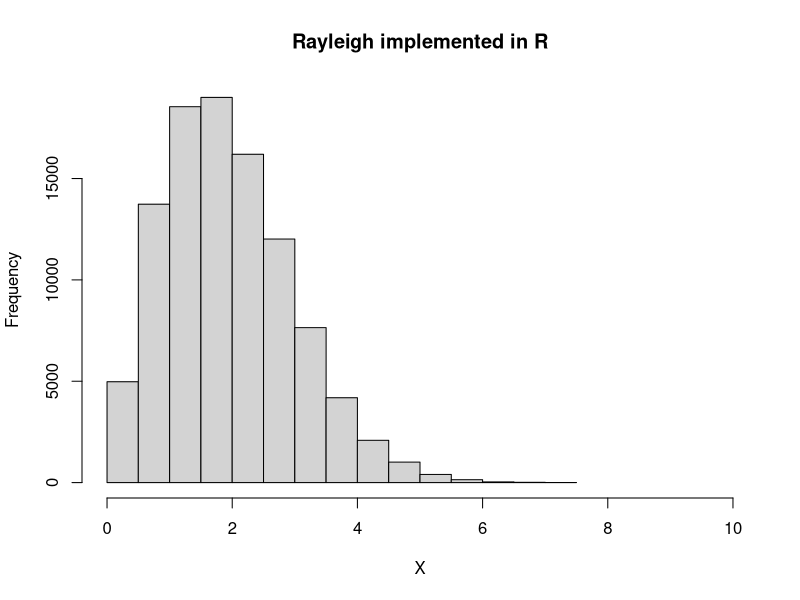
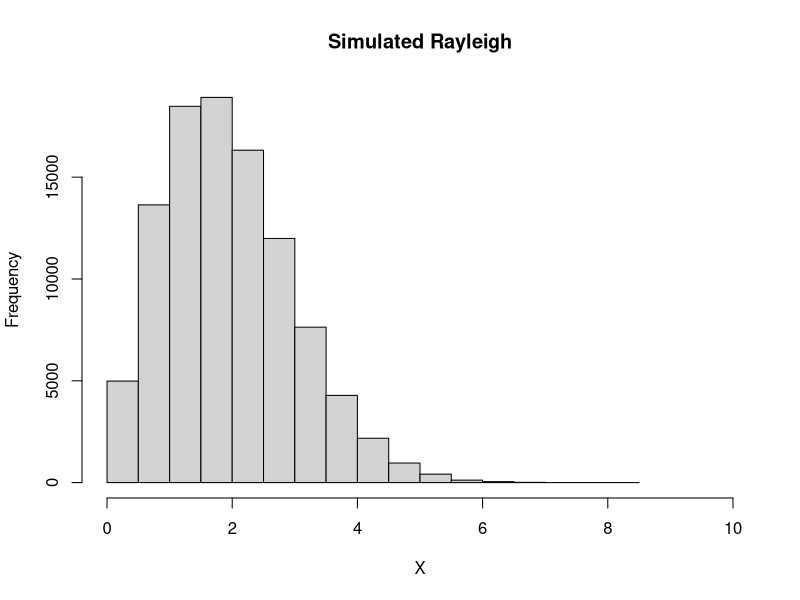
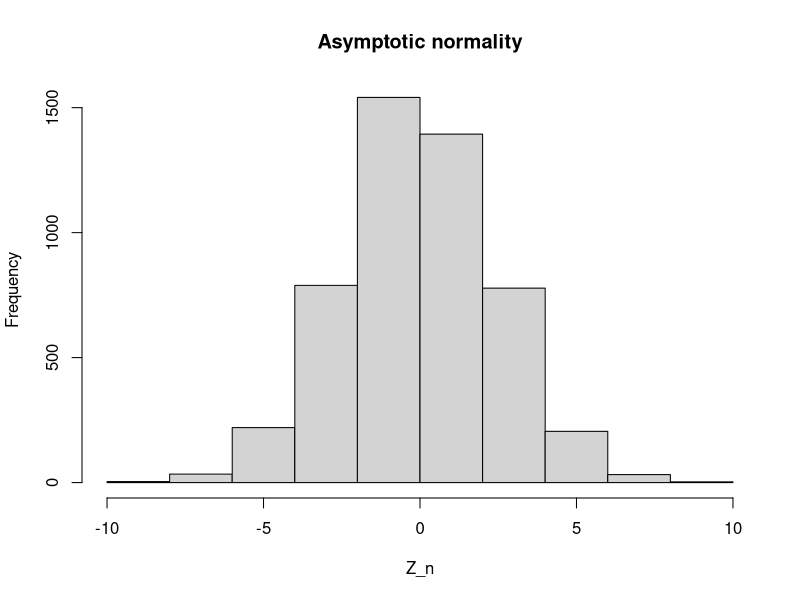

The R source for these figures, in order:
## ---- chunk 1
X = c(2.5, 1.8, 2.9, 0.9, 2.1, 1.7, 2.2, 2.8)
n = length(X)
a = sum(X^2)/(2*n)
p = (1-exp(-18/a))^999
## ---- chunk 2
library("VGAM")
## ---- chunk 3
n = 100000
X = rrayleigh(n, scale=sqrt(a))
hist(X, breaks=12, xlim = c(0,10), main = "Rayleigh implemented in R")
## ---- chunk 4
n = 100000
U = runif(n)
X = sqrt(-2*a*log(U))
hist(X, breaks=12, xlim = c(0,10), main = "Simulated Rayleigh")
## ---- chunk 5
N = 100000
n = 10
E = 0
for (k in 1:N){
  X = rrayleigh(n, scale=sqrt(a))
  E = E + 1/(2*n)*sum(X^2) - a
}
E = E/N
E
## ---- chunk 6
N = 100000
n = 10
I = n/a^2  # Fisher information
V = 0
for (k in 1:N){
  X = rrayleigh(n, scale=sqrt(a))
  dV = 1/(2*n)*sum(X^2) - a
  V = V + dV^2
}
V = V/N
V
## ---- chunk 7
n = 10000 # Size of the observations for each a_n
N = 5000   # Number of samples of Z_n
Z_n = rep(0,N)
for (k in 1:N){
  X = rrayleigh(n, scale=sqrt(a))
  a_n = 1/(2*n)*sum(X^2)
  Z_n[k] = sqrt(n)*(a_n - a)
}
hist(Z_n, breaks=12, main = "Asymptotic normality")
